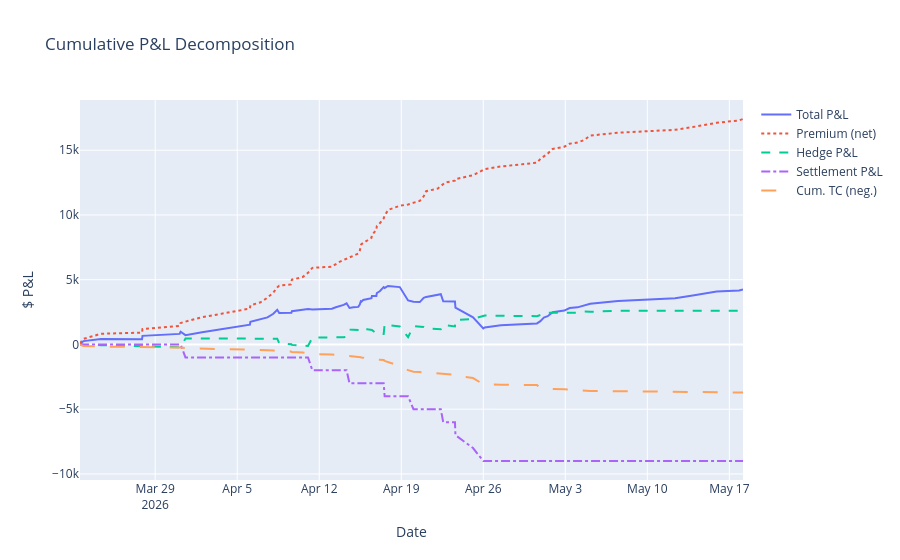
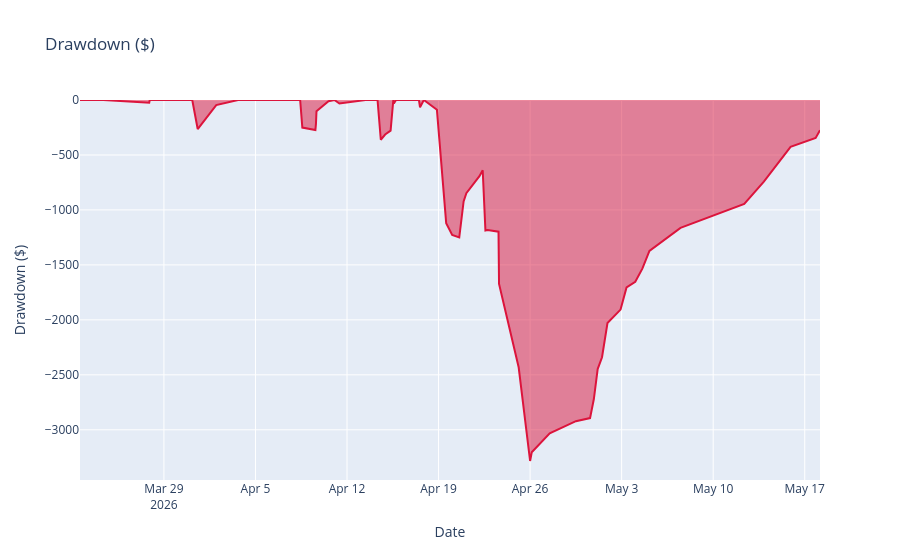
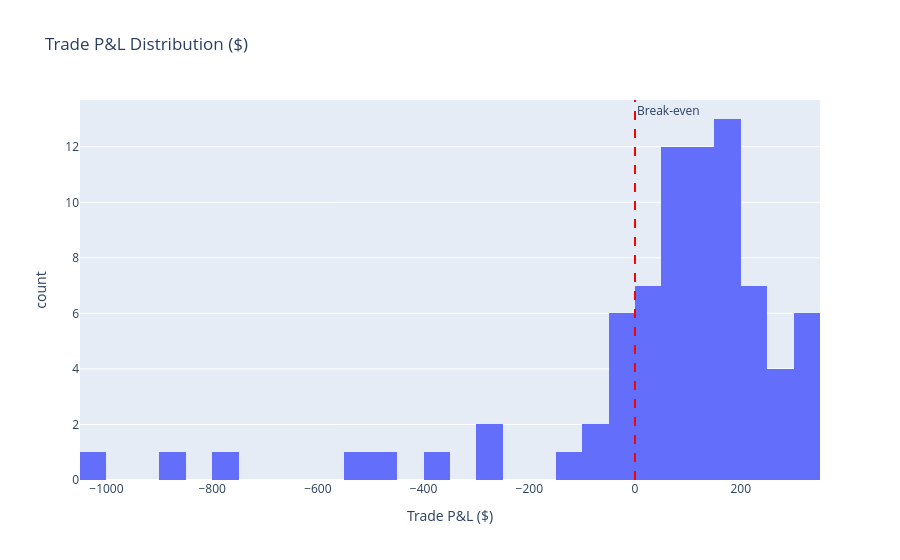
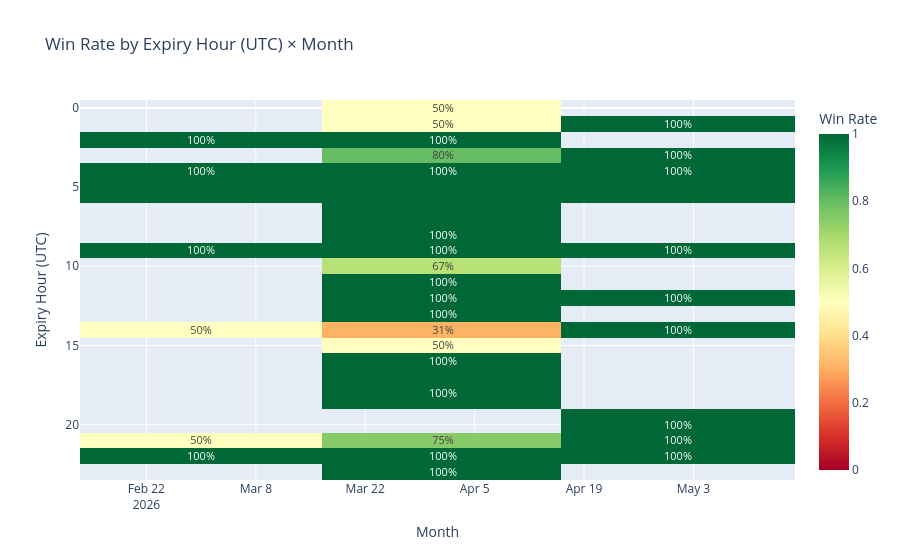

The code cell stored with these charts, in order, in its notebook:
### Markdown cell above
## Visualisations

### Code cell
trades_pd = trades.to_pandas()
trades_pd["expiry_ts"] = pd.to_datetime(trades_pd["expiry_ts"], utc=True)
trades_pd = trades_pd.sort_values("expiry_ts").reset_index(drop=True)

# Cumulative P&L decomposition
trades_pd["cum_total"]      = trades_pd["pnl"].cumsum()
trades_pd["cum_premium"]    = (trades_pd["premium_received"] - trades_pd["contract_tc"]).cumsum()
trades_pd["cum_hedge"]      = trades_pd["hedge_pnl"].cumsum()
trades_pd["cum_settlement"] = trades_pd["settlement_pnl"].cumsum()
trades_pd["cum_tc"]         = (-trades_pd["total_tc"]).cumsum()

fig_cum = go.Figure()
for col, name, dash in [
    ("cum_total",      "Total P&L",      "solid"),
    ("cum_premium",    "Premium (net)",  "dot"),
    ("cum_hedge",      "Hedge P&L",      "dash"),
    ("cum_settlement", "Settlement P&L", "dashdot"),
    ("cum_tc",         "Cum. TC (neg.)", "longdash"),
]:
    fig_cum.add_trace(go.Scatter(
        x=trades_pd["expiry_ts"], y=trades_pd[col],
        name=name, line=dict(dash=dash, width=2),
    ))
fig_cum.update_layout(
    title="Cumulative P&L Decomposition",
    xaxis_title="Date", yaxis_title="$ P&L",
    hovermode="x unified",
)
fig_cum.show()

# Drawdown
cum_arr     = trades_pd["cum_total"].values
running_max = np.maximum.accumulate(cum_arr)
drawdown    = cum_arr - running_max
fig_dd = px.area(
    x=trades_pd["expiry_ts"], y=drawdown,
    title="Drawdown ($)", labels={"x": "Date", "y": "Drawdown ($)"},
    color_discrete_sequence=["crimson"],
)
fig_dd.show()

# Trade P&L histogram
fig_hist = px.histogram(
    trades_pd, x="pnl", nbins=60,
    title="Trade P&L Distribution ($)",
    labels={"pnl": "Trade P&L ($)"},
)
fig_hist.add_vline(x=0, line_dash="dash", line_color="red", annotation_text="Break-even")
fig_hist.show()

# Win rate heatmap: expiry hour × month
trades_pd["month"] = trades_pd["expiry_ts"].dt.strftime("%Y-%m")
pivot = (
    trades_pd
    .groupby(["expiry_hour_utc", "month"])["pnl"]
    .apply(lambda x: (x > 0).mean())
    .unstack(fill_value=np.nan)
)
fig_heat = px.imshow(
    pivot,
    title="Win Rate by Expiry Hour (UTC) × Month",
    labels=dict(x="Month", y="Expiry Hour (UTC)", color="Win Rate"),
    color_continuous_scale="RdYlGn", zmin=0, zmax=1,
    text_auto=".0%",
)
fig_heat.show()
